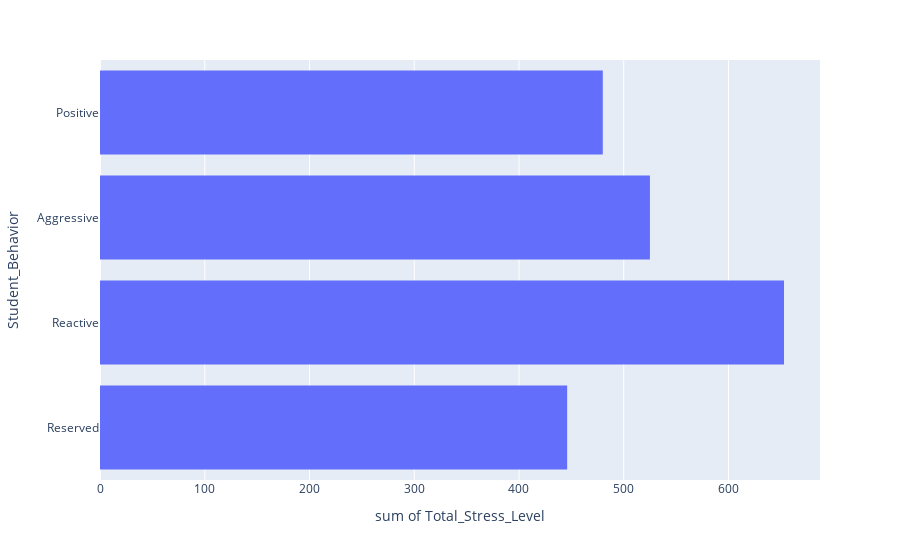

Notebook code cell kept with this figure:
### Markdown cell above
**I created value counts for each of the columns in the new data frame. From the value counts alone it's clear that have low familial support, are either aggressive or reactive, run on low hours of sleep, and that these students have 4 main stress sources (Academic, Financial, Familial, and Emotional) with academic being the highest.**

### Code cell
fig=px.histogram(DF_model1,x='Total_Stress_Level',y='Student_Behavior')
fig.show()

### Figure 1 — Plotly figure (JSON) as saved in the notebook; plotly's stock layout.template omitted (floating-point values rounded to 4 significant figures)
{"data": [{"alignmentgroup": "True", "bingroup": "y", "histfunc": "sum", "hovertemplate": "sum of Total_Stress_Level=%{x}<br>Student_Behavior=%{y}<extra></extra>", "legendgroup": "", "marker": {"color": "#636efa", "pattern": {"shape": ""}}, "name": "", "offsetgroup": "", "orientation": "h", "showlegend": false, "type": "histogram", "x": [14, 16, 21, 21, 24, 25, 18, 26, 12, 20, 20, 16, 24, 17, 21, 16, 12, 16, 25, 16, 25, 36, 13, 24, 24, 18, 21, 22, 19, 20, 30, 22, 19, 19, 23, 22, 19, 11, 18, 22, 31, 25, 34, 12, 25, 15, 22, 16, 19, 26, 13, 18, 18, 24, 27, 23, 14, 20, 27, 28, 18, 20, 14, 18, 21, 21, 16, 26, 21, 16, 26, 18, 11, 10, 19, 20, 23, 20, 13, 14, 28, 23, 12, 23, 25, 27, 24, 27, 24, 21, 21, 37, 28, 13, 33, 29, 18, 35, 29, 18], "xaxis": "x", "y": ["Reserved", "Reactive", "Reserved", "Aggressive", "Aggressive", "Positive", "Reserved", "Reserved", "Positive", "Reserved", "Reactive", "Aggressive", "Aggressive", "Reserved", "Reactive", "Reserved", "Aggressive", "Reactive", "Reactive", "Aggressive", "Reserved", "Reactive", "Reactive", "Positive", "Aggressive", "Positive", "Reactive", "Reactive", "Reserved", "Aggressive", "Reserved", "Positive", "Reactive", "Aggressive", "Reserved", "Reserved", "Reserved", "Reserved", "Aggressive", "Aggressive", "Aggressive", "Reactive", "Positive", "Aggressive", "Aggressive", "Reserved", "Reserved", "Aggressive", "Aggressive", "Reactive", "Reserved", "Positive", "Reserved", "Reactive", "Positive", "Positive", "Aggressive", "Reserved", "Aggressive", "Reserved", "Reactive", "Aggressive", "Positive", "Aggressive", "Aggressive", "Reserved", "Reactive", "Positive", "Reactive", "Reactive", "Positive", "Positive", "Positive", "Reactive", "Positive", "Positive", "Positive", "Aggressive", "Reactive", "Reactive", "Positive", "Aggressive", "Reactive", "Positive", "Reactive", "Positive", "Reactive", "Reactive", "Positive", "Reactive", "Aggressive", "Reactive", "Reserved", "Aggressive", "Reactive", "Reactive", "Positive", "Reactive", "Aggressive", "Reactive"], "yaxis": "y"}], "layout": {"autosize": true, "barmode": "relative", "legend": {"tracegroupgap": 0}, "margin": {"t": 60}, "xaxis": {"anchor": "y", "autorange": true, "domain": [0, 1], "range": [0, 687.4], "title": {"text": "sum of Total_Stress_Level"}, "type": "linear"}, "yaxis": {"anchor": "x", "autorange": true, "domain": [0, 1], "range": [-0.5, 3.5], "title": {"text": "Student_Behavior"}, "type": "category"}}}
